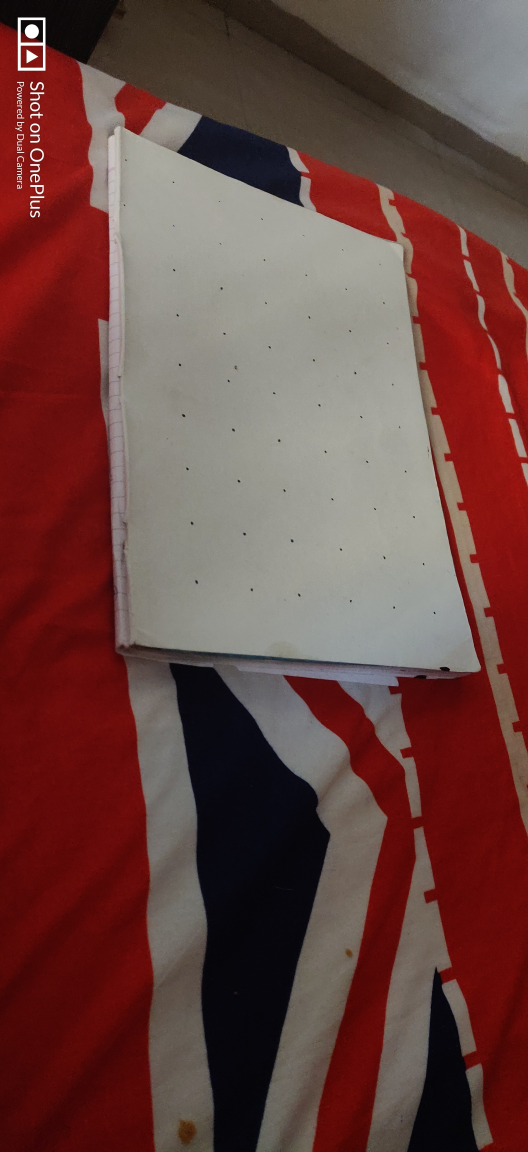
#> input picture 05/170050040_170070021_170100025_lab05_calibrate/data/calib_images/7.jpg, 2112 x 4608 px (shown at 1/4 size)
$ python find_focal.py.py
#> lines starting #> are read from the running program, lines starting #| are printed output that depends on the picture; long printed decimals are rounded
import numpy as np
import cv2
import matplotlib.pyplot as plt

path = "../data/calib_images/"

img1 = cv2.imread(path+"7.jpg")
#> img1 is the input picture: shape (4608, 2112, 3); mean B, G, R 64.6, 68.5, 106.5
img2 = cv2.imread(path+"8.jpg")
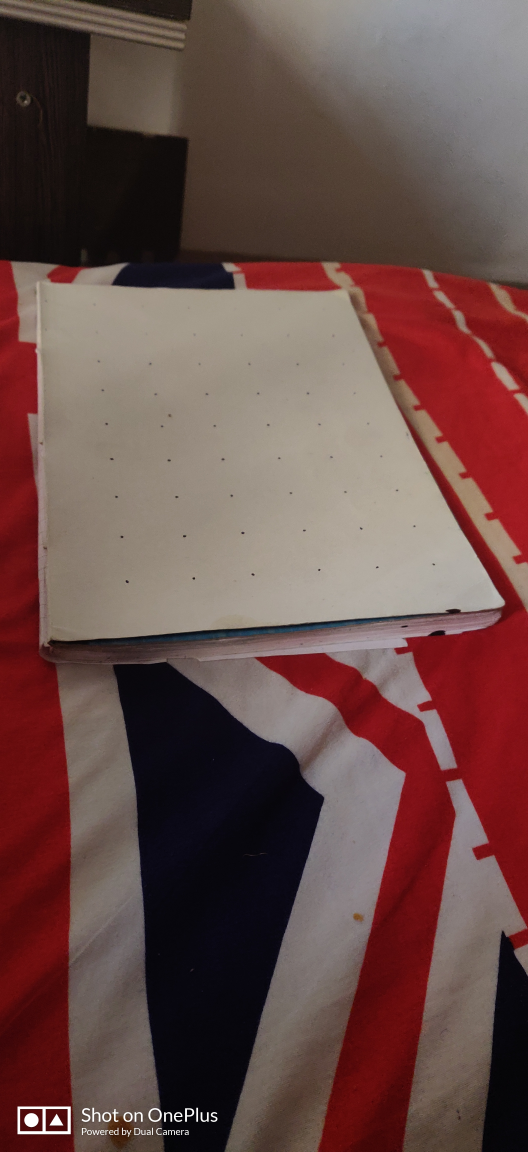
#> input picture 05/170050040_170070021_170100025_lab05_calibrate/data/calib_images/8.jpg, 2112 x 4608 px (shown at 1/4 size)
#> img2 is the input picture: shape (4608, 2112, 3); mean B, G, R 72.1, 75.8, 105
res = img1.shape[0]/600
#> res = 7.68


gray = cv2.cvtColor(img1,cv2.COLOR_BGR2GRAY)
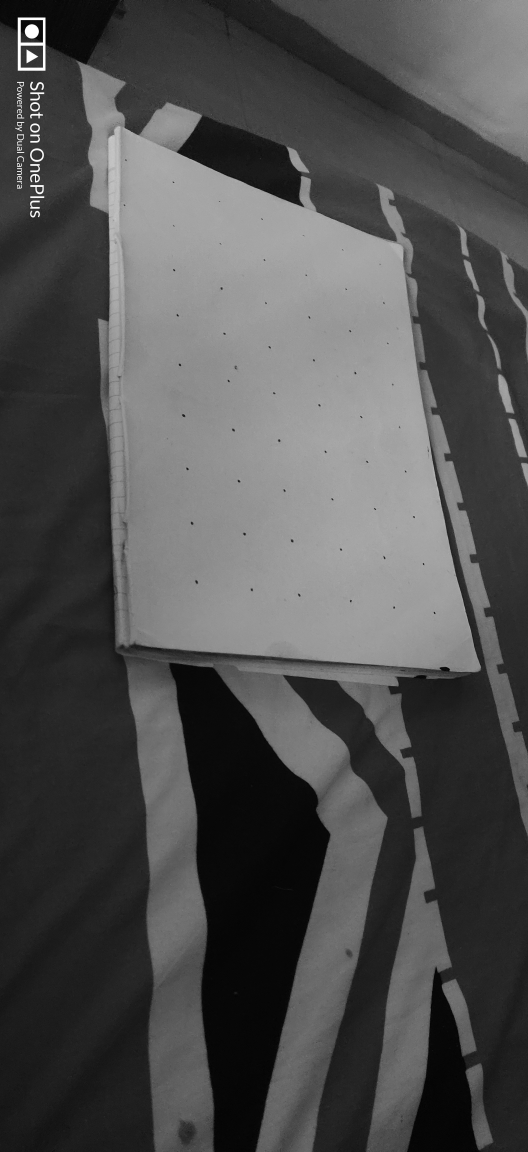
#> gray: shape (4608, 2112) (shown at 1/4 size); min 0, max 255, mean 79.4

world_points = np.array([[[0,0,0],[3,0,0],[6,0,0],[0,3,0],[3,3,0],[6,3,0]],[[0,0,0],[3,0,0],[6,0,0],[0,3,0],[3,3,0],[6,3,0]]],dtype = np.float32)
#For image 6.jpg and 7.jpg
# img_points = np.array([[[567, 2821], [759, 2821], [943, 2813], [567, 2646], [751, 2629], [926, 2612]],[[793, 2345], [1010, 2379], [1202, 2395], [776, 2112], [985, 2145], [1177, 2187]]],dtype = np.float32)
#For image 7.jpg and 8.jpg
img_points = np.array([[[793, 2345], [1010, 2362], [1202, 2395], [776, 2103], [993, 2145], [1177, 2178]], [[509, 2345], [784, 2320], [1026, 2312], [500, 2162], [751, 2153], [985, 2145]]],dtype = np.float32)
ret, mtx, dist, rvecs, tvecs = cv2.calibrateCamera(world_points, img_points, img2.shape[1::-1], None, None)
#> ret = 1.97; dist = [[14.34, -377.3, 0.268, 0.201, 3719.8]]
for p in img_points[0]:
    img1 = cv2.circle(img1, (int(p[0]),int(p[1])), radius=20, color=(0, 0, 255), thickness=-1)
for p in img_points[1]:
    img2 = cv2.circle(img2, (int(p[0]),int(p[1])), radius=20, color=(0, 0, 255), thickness=-1)

cv2.namedWindow('img1',cv2.WINDOW_NORMAL)
cv2.resizeWindow('img1', (min(int(img1.shape[1]/res),600),600))
cv2.imshow("img1",img1)

cv2.namedWindow('img2',cv2.WINDOW_NORMAL)
cv2.resizeWindow('img2', (min(int(img2.shape[1]/res),600),600))
cv2.imshow("img2",img2)
cv2.waitKey(0)

fx = (mtx[0][0]*5.5)/4608
#> fx = 3.05
fy = (mtx[1][1]*4.1)/2112
#> fy = 4.2

print("Focal lenghths of camera are Fx = ",fx,"Fy = ",fy)
#| Focal lenghths of camera are Fx =  3.050 Fy =  4.195
